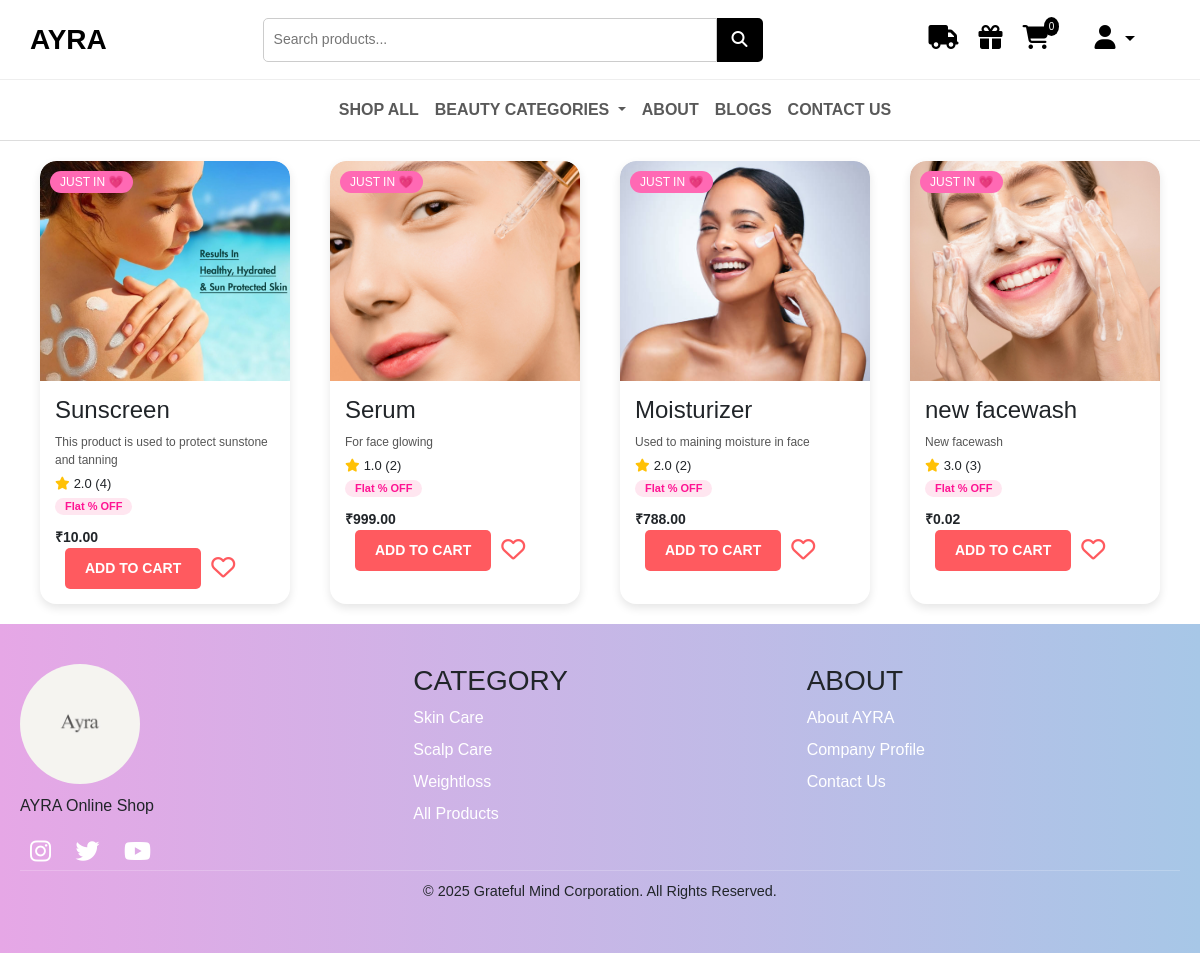
The app's page /shop/all/ with its own data.
### AYRA/models.py (models this page shows)
class Product(models.Model):
    name = models.CharField(max_length=255)
    image = models.ImageField(upload_to='products/')
    description = models.TextField()
    price = models.DecimalField(max_digits=8, decimal_places=2)
    rating = models.FloatField()
    reviews = models.PositiveIntegerField()
    is_bestseller = models.BooleanField(default=False)
    tag_line = models.CharField(max_length=255, blank=True, null=True)
    category = models.ForeignKey(Category, on_delete=models.CASCADE)
    def __str__(self):
        return self.name

### AYRA/views.py (the view)
# urls.py: path('shop/all/', views.all_products, name='all_products'),
def all_products(request):
    products = Product.objects.all()
    wishlist_product_ids = []
    if request.user.is_authenticated:
        wishlist_product_ids = Wishlist.objects.filter(user=request.user).values_list('product_id', flat=True)
    print("products",products)
    return render(request, 'all_products.html', {'products': products,'wishlist_product_ids': wishlist_product_ids,})

### AYRA/context_processors.py (called while the page is built)
def cart_count(request):
    if request.user.is_authenticated:
        count = Cart.objects.filter(user=request.user).count()
    else:
        count = 0
    return {'cart_count': count}

def categories_context(request):
    categories = Category.objects.all()
    print("Categories==>",categories)
    return {'nav_categories': categories}

### AYRA/models.py (called while the page is built)
    def __str__(self):
        return self.name

### templates/all_products.html (shortened to what this page needs)
{% extends 'base.html' %}
{% load static %}
{% block 'main' %}
<div class="carousel-container">
    <div class="carousel">
      {% if products %}
        {% for product in products %}
        <a href="{% url 'product_detail' product.id %}" style="text-decoration: none; color: inherit;">
        <div class="product-card">
            <div class="product-tag">JUST IN 💗</div>
            <div class="product-img">
                <img src="{{ product.image.url }}" alt="{{ product.name }}">
            </div>
            <div class="product-info">
                <h4>{{ product.name }}</h4>
                <p class="desc words">{{ product.description|truncatewords:15 }}</p>
                <div class="rating"><i class="fas fa-star"></i> {{ product.rating }} ({{ product.reviews }})</div>
                <span class="badge discount-badge">Flat {{ product.discount }}% OFF</span>
                <div class="price">₹{{ product.price }}</div>
                <div class="action-buttons">
                  <a href="{% url 'add_to_cart' product.id %}" style="text-decoration: none;">
                    <div class="add-to-cart">
                        ADD TO CART
                    </div>
                  </a>
                  <a class="wishlist-toggle" data-product-id="{{ product.id }}">
                    <div class="wishlist-icon">
                        {% if product.id in wishlist_product_ids %}
                            <i class="fas fa-heart filled-heart" style="color:red;"></i>
                        {% else %}
                            <i class="far fa-heart empty-heart"></i>
                        {% endif %}
                    </div>
                  </a>
                 </div>
            </div>
        </div>
        {% endfor %}
        {% else %}
        <p>You have no Products yet.</p>
      {% endif %}
    </div>
</div>
{% endblock %}

### static/css/style.css (style rules this page uses)
body { margin: 0; font-family: 'Helvetica Neue', sans-serif; }

### templates/all_products.html (style rules this page uses)
.carousel-container { overflow-x: auto; white-space: nowrap; padding: 20px; }
.carousel { display: flex; gap: 20px; flex-wrap: nowrap; }
.product-card { flex: 0 0 auto; width: 250px; background: #fff; border-radius: 16px; box-shadow: 0 4px 10px rgba(0,0,0,0.1); text-decoration: none; color: inherit; position: relative; display: flex; flex-direction: column; transition: transform 0.2s; }
.product-img { width: 100%; height: 220px; overflow: hidden; border-top-left-radius: 16px; border-top-right-radius: 16px; background-color: #f9f9f9; display: flex; align-items: center; justify-content: center; }
.product-img img { max-width: 100%; max-height: 100%; object-fit: contain; }
body { font-family: 'Arial', sans-serif; background: #fff; margin: 0; padding: 0; }
.carousel-container { position: relative; width: 100%; overflow-x: auto; scroll-behavior: smooth; padding: 20px; }
.carousel { display: flex; gap: 20px; min-width: 100%; }
.product-card { min-width: 250px; max-width: 250px; background: #fff; border-radius: 16px; box-shadow: 0 4px 10px rgba(0,0,0,0.1); flex-shrink: 0; text-decoration: none; color: inherit; position: relative; display: flex; flex-direction: column; transition: transform 0.2s; }
.product-tag { position: absolute; top: 10px; left: 10px; background: #ff69b4; color: white; padding: 2px 10px; border-radius: 12px; font-size: 12px; z-index: 1; }
.product-card img { width: 100%; height: 220px; object-fit: cover; border-top-left-radius: 16px; border-top-right-radius: 16px; }
.product-info { padding: 15px; flex-grow: 1; }
.product-info p { font-size: 12px; color: #555; margin: 2px 0; }
.badge { background-color: #ff1493; color: #fff; border-radius: 20px; padding: 3px 10px; font-size: 11px; display: inline-block; margin: 5px 5px 0 0; }
.discount-badge { background-color: #ffe6f0; color: #ff1493; }
.rating { display: flex; align-items: center; font-size: 13px; margin-top: 5px; }
.rating i { color: #ffc107; margin-right: 4px; }
.price { font-weight: bold; font-size: 14px; margin-top: 10px; }
.add-to-cart { background: black; color: white; padding: 10px; text-align: center; font-weight: bold; font-size: 14px; border-bottom-left-radius: 16px; border-bottom-right-radius: 16px; cursor: pointer; }
.action-buttons { display: flex; align-items: center; gap: 10px; }
.add-to-cart { background-color: #ff5a5f; padding: 10px 20px; color: white; border-radius: 5px; cursor: pointer; }
.wishlist-icon i { font-size: 1.5rem; color: #ff5a5f; cursor: pointer; }
.words { overflow-wrap: break-word; white-space: normal; }

### records on screen
Product: image (picture), name "Sunscreen", description "This product is used to protect sunstone and tanning", rating "2.0", reviews "4", price "10.00"
Product: image (picture), name "Serum", description "For face glowing", rating "1.0", reviews "2", price "999.00"
Product: image (picture), name "Moisturizer", description "Used to maining moisture in face", rating "2.0", reviews "2", price "788.00"
Product: image (picture), name "new facewash", description "New facewash", rating "3.0", reviews "3", price "0.02"

### other values on screen
{{ cart_count }} "0"
